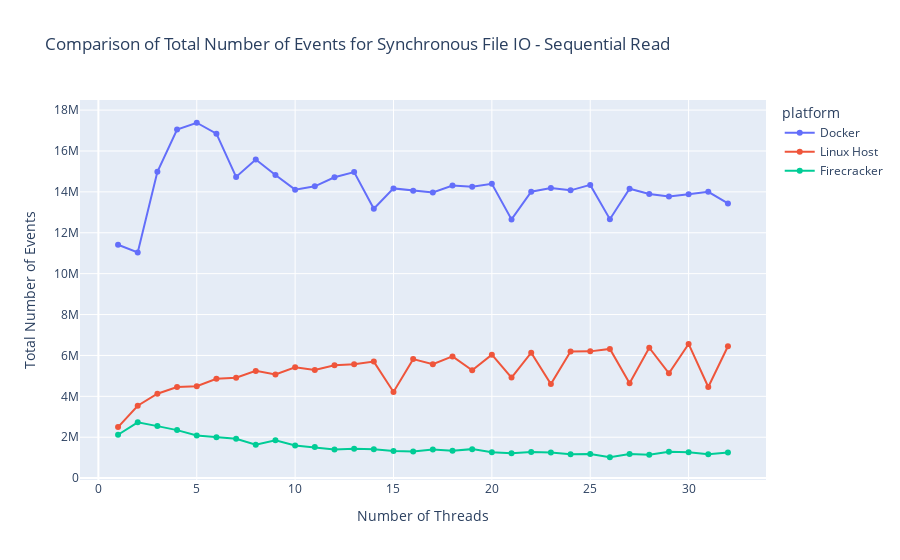

Notebook source saved alongside this figure:
### Code cell
fig3.show()

### Figure 1 — Plotly figure (JSON) as saved in the notebook; plotly's stock layout.template omitted (floating-point values rounded to 4 significant figures)
{"data": [{"hovertemplate": "platform=Docker<br>Number of Threads=%{x}<br>Total Number of Events=%{y}<extra></extra>", "legendgroup": "Docker", "line": {"color": "#636efa", "dash": "solid"}, "marker": {"symbol": "circle"}, "mode": "lines+markers", "name": "Docker", "orientation": "v", "showlegend": true, "type": "scatter", "x": [1, 2, 3, 4, 5, 6, 7, 8, 9, 10, 11, 12, 13, 14, 15, 16, 17, 18, 19, 20, 21, 22, 23, 24, 25, 26, 27, 28, 29, 30, 31, 32], "xaxis": "x", "y": [11413994, 11037410, 14986342, 17045145, 17380951, 16847745, 14732079, 15584428, 14824037, 14109995, 14271996, 14716496, 14966651, 13175300, 14169225, 14053811, 13974948, 14307876, 14247075, 14393308, 12651346, 14008371, 14188910, 14074643, 14340714, 12663813, 14156058, 13900838, 13774933, 13885794, 14004387, 13434252], "yaxis": "y"}, {"hovertemplate": "platform=Linux Host<br>Number of Threads=%{x}<br>Total Number of Events=%{y}<extra></extra>", "legendgroup": "Linux Host", "line": {"color": "#EF553B", "dash": "solid"}, "marker": {"symbol": "circle"}, "mode": "lines+markers", "name": "Linux Host", "orientation": "v", "showlegend": true, "type": "scatter", "x": [1, 2, 3, 4, 5, 6, 7, 8, 9, 10, 11, 12, 13, 14, 15, 16, 17, 18, 19, 20, 21, 22, 23, 24, 25, 26, 27, 28, 29, 30, 31, 32], "xaxis": "x", "y": [2495964, 3540055, 4124981, 4456527, 4497762, 4854065, 4909354, 5244493, 5073467, 5417654, 5286257, 5514392, 5565993, 5697994, 4214647, 5819596, 5570436, 5951929, 5270395, 6039412, 4916761, 6135643, 4599565, 6187555, 6199028, 6320248, 4638869, 6375984, 5124505, 6561630, 4454753, 6451887], "yaxis": "y"}, {"hovertemplate": "platform=Firecracker<br>Number of Threads=%{x}<br>Total Number of Events=%{y}<extra></extra>", "legendgroup": "Firecracker", "line": {"color": "#00cc96", "dash": "solid"}, "marker": {"symbol": "circle"}, "mode": "lines+markers", "name": "Firecracker", "orientation": "v", "showlegend": true, "type": "scatter", "x": [1, 2, 3, 4, 5, 6, 7, 8, 9, 10, 11, 12, 13, 14, 15, 16, 17, 18, 19, 20, 21, 22, 23, 24, 25, 26, 27, 28, 29, 30, 31, 32], "xaxis": "x", "y": [2120051, 2729344, 2543189, 2348181, 2084439, 2004012, 1926758, 1630987, 1851471, 1595872, 1517319, 1403237, 1434177, 1410989, 1325105, 1303461, 1398760, 1343484, 1417411, 1270054, 1219757, 1270877, 1246731, 1167119, 1177777, 1020122, 1184212, 1148501, 1290108, 1267284, 1162094, 1256981], "yaxis": "y"}], "layout": {"legend": {"title": {"text": "platform"}, "tracegroupgap": 0}, "title": {"text": "Comparison of Total Number of Events for Synchronous File IO - Sequential Read"}, "xaxis": {"anchor": "y", "domain": [0, 1], "title": {"text": "Number of Threads"}}, "yaxis": {"anchor": "x", "domain": [0, 1], "title": {"text": "Total Number of Events"}}}}
